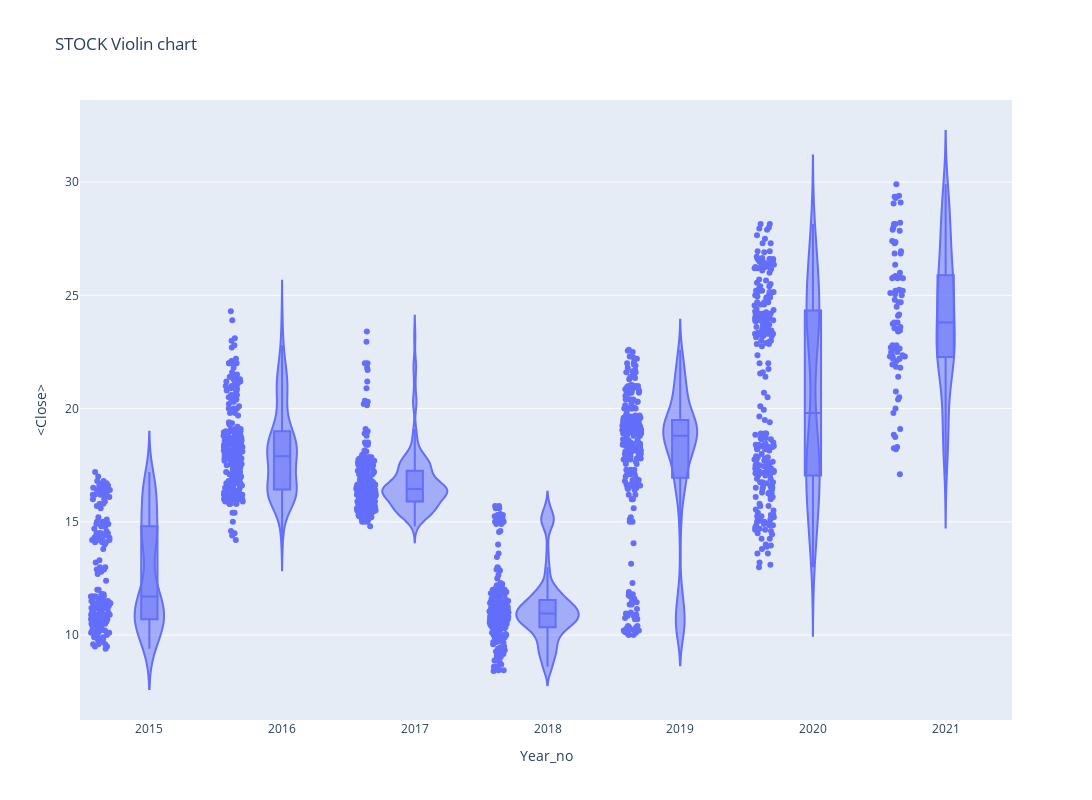

Notebook code cell kept with this figure:
### Code cell
#px.violin(df_tips, y="tip", x="smoker", color="sex", box=True, points="all",
#          hover_data=df_tips.columns)

fig = go.Figure()
px.violin(df,x='Year_no',y='<Close>',box =True, points='all',
         hover_data=df.columns, title = 'STOCK Violin chart', height= 800, width= 1200)

### Figure 1 — Plotly figure (JSON) as saved in the notebook; plotly's stock layout.template omitted (floating-point values rounded to 4 significant figures; data arrays with more than 128 entries replaced by an {"elided": "..."} marker saying what was removed)
{"data": [{"alignmentgroup": "True", "box": {"visible": true}, "customdata": {"elided": "1500x3 mixed values"}, "hovertemplate": "Year_no=%{x}<br><Close>=%{y}<br>datetime=%{customdata[0]}<br><Volume>=%{customdata[1]}<br>Period=%{customdata[2]}<extra></extra>", "legendgroup": "", "marker": {"color": "#636efa"}, "name": "", "offsetgroup": "", "orientation": "v", "points": "all", "scalegroup": "True", "showlegend": false, "type": "violin", "x": {"elided": "1500 int values"}, "x0": " ", "xaxis": "x", "y": {"elided": "1500 float values"}, "y0": " ", "yaxis": "y"}], "layout": {"height": 800, "legend": {"tracegroupgap": 0}, "title": {"text": "STOCK Violin chart"}, "violinmode": "group", "width": 1200, "xaxis": {"anchor": "y", "domain": [0, 1], "title": {"text": "Year_no"}}, "yaxis": {"anchor": "x", "domain": [0, 1], "title": {"text": "<Close>"}}}}
